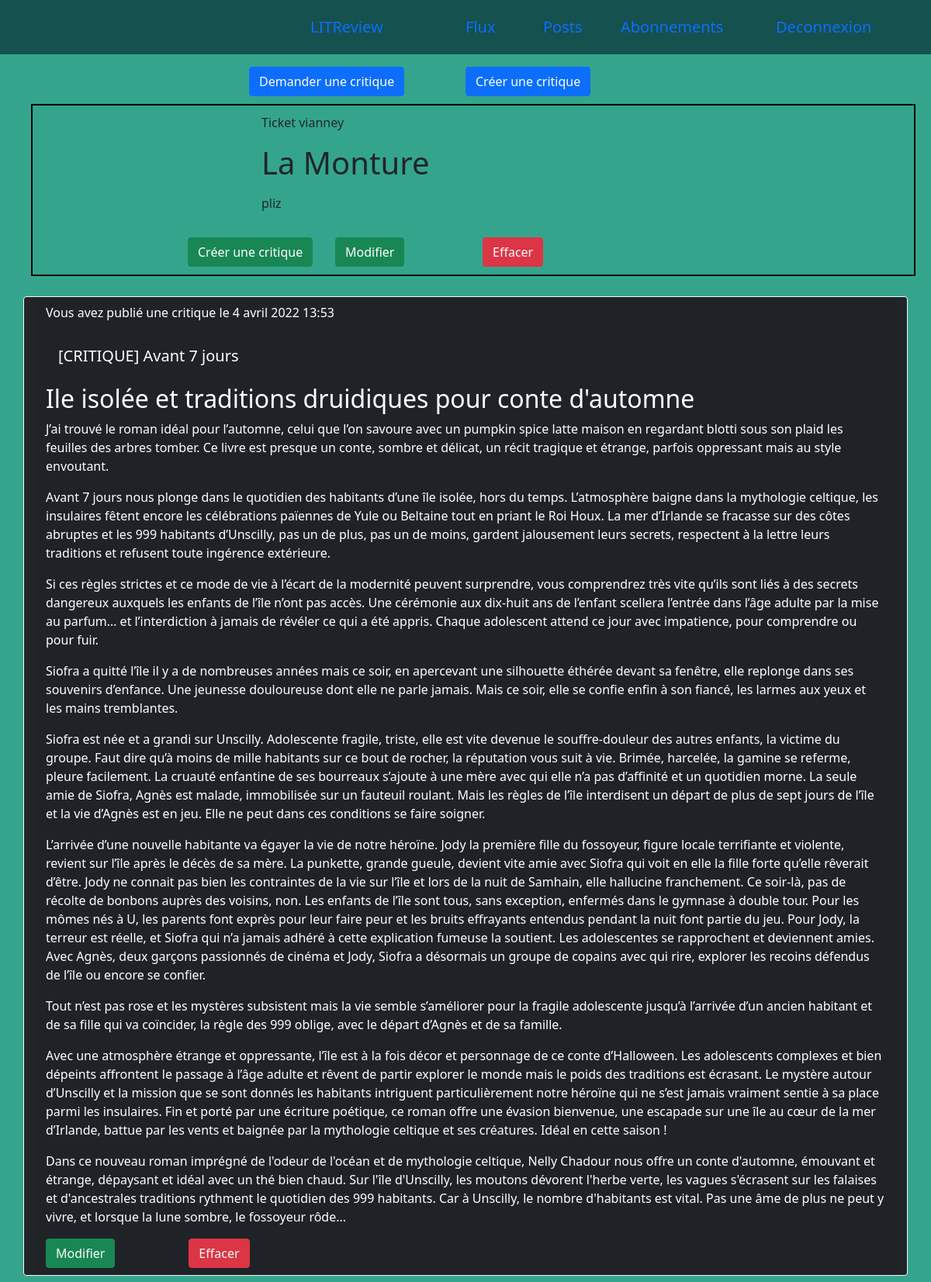
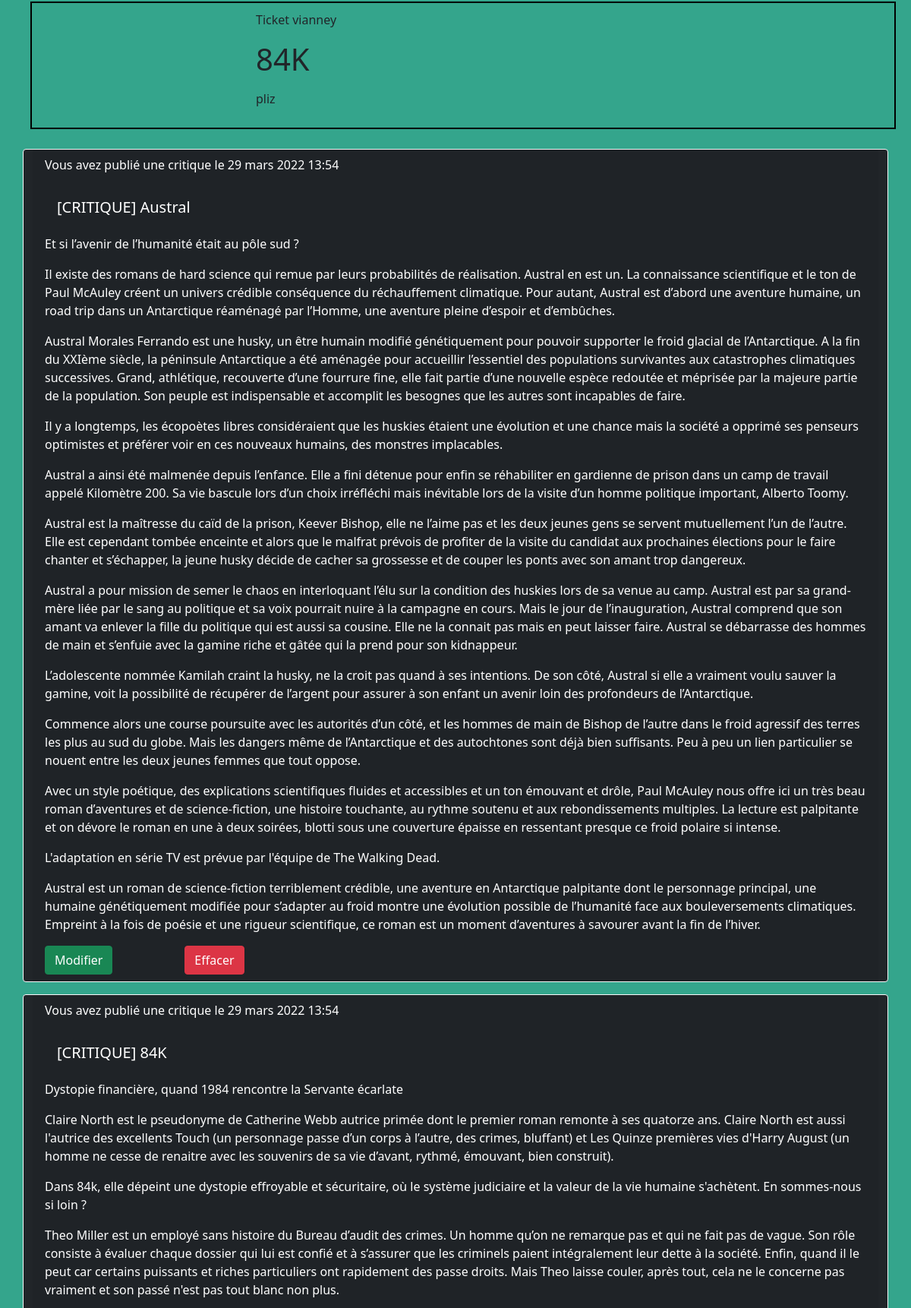
Screenshot of /review/user/1 (signed in, upper part) with the database file from the repository (2 pictures, top to bottom).
### review/models.py (models this page shows)
class Ticket(models.Model):
    title = models.CharField('Titre', max_length=128)
    description = models.TextField(
        'Description',
        blank=True,
        max_length=2048)
    user = models.ForeignKey(
        User,
        related_name='owner',
        on_delete=models.CASCADE,
        verbose_name='Propriétaire ')
    image = models.ImageField(upload_to=rename_file, max_length=255, null=True)
    closed_date = models.DateTimeField(blank=True, null=True)
    time_created = models.DateTimeField(auto_now_add=True)

class Review(models.Model):
    STAR_CHOICES = (
        (0, "0"),
        (1, "1"),
        (2, "2"),
        (3, "3"),
        (4, "4"),
        (5, "5")
    )
    user = models.ForeignKey(User, on_delete=models.CASCADE)
    ticket = models.ForeignKey(to=Ticket, on_delete=models.CASCADE)
    rating = models.PositiveSmallIntegerField(
        choices=STAR_CHOICES,
        validators=[MinValueValidator(0), MaxValueValidator(5)],
        default=1)
    headline = models.CharField(max_length=128)
    body = models.CharField(max_length=8192, blank=True)
    time_created = models.DateTimeField(auto_now_add=True)

### review/views.py (the view)
# urls.py: path('user/<int:pk>', views.view_by_user, name='view-by-user'),
@login_required()
def view_by_user(request, pk):
    html_template = './review/accueil.html'
    reviews = Review.objects.filter(user=pk).order_by('-time_created')
    tickets = Ticket.objects.filter(
        user=pk).order_by('-time_created')
    context = {
        'my_posts': True,
        'posts': aggregation_tickets_reviews(tickets, reviews)
    }
    return render(request, html_template, context)

### review/templatetags/markdown_extras.py (called while the page is built)
@register.filter()
@stringfilter
def markdown(value):
    return md.markdown(value, extensions=['markdown.extensions.fenced_code'])

### review/views.py (called while the page is built)
def aggregation_tickets_reviews(tickets, reviews):
    tickets = tickets.annotate(content_type=Value('TICKET', CharField()))
    reviews = reviews.annotate(content_type=Value('REVIEW', CharField()))
    posts = sorted(
        chain(reviews, tickets),
        key=lambda post: post.time_created,
        reverse=True
    )
    return posts

### review/templates/review/accueil.html (shortened to what this page needs)
{% extends "litreview/base.html" %}
{% block body %}
<div class="row justify-content-md-center">
    <div class="col-md-3">
        <a href="{% url 'review:create-ticket' %}" class="btn btn-primary">Demander une critique</a>
    </div>
    <div class="col-md-3">
        <a href="{% url 'review:create-review' %}" class="btn btn-primary">Créer une critique</a>
    </div>
</div>
{% for post in posts %}
    {% if post.content_type == 'REVIEW' %}
        {% include 'review/part__review.html' with review=post %}
    {% elif post.content_type == 'TICKET' %}
        {% include 'review/part__ticket.html' with ticket=post %}
    {% endif %}
{% endfor %}
{% endblock %}

### review/templates/review/part__ticket.html (shortened to what this page needs)
{% load markdown_extras %}
<div class="justify-content-md-center ticket">
    <div class="row">
        <div class="col-md-3">
        </div>
        <div class="col-md-8">
            <p> Ticket {{ ticket.user }}</p>
            <h1>{{ ticket.title }}</h1>
            <p> {{ ticket.description | markdown | safe }}</p>
        </div>
    </div>
    {% if title_page is None and ticket.closed_date is None %}
        <div class="row justify-content-md-center mt-3">
            <div class="col-md-2">
                <a class="btn btn-success" href="{% url 'review:create-review-by-ticket' ticket.pk %}">Créer une critique</a>
            </div>
            {% if ticket.user == user and my_posts == True %}
                <div class="col-md-2">
                    <a class="btn btn-success" href="{% url 'review:update-ticket' ticket.pk %}">Modifier</a>
                </div>
                {% if ticket.closed_date == None %}
                    <div class="col-md-2">
                        <a
                            class="btn btn-danger"
                            onclick="document.getElementById('delete-{{ post.pk}}').style.display='block'">Effacer
                        </a>
                    </div>
                    <div class="col-md-2">
                    </div>
                {% endif %}
            {% endif %}
        </div>
    {% endif %}
</div>

### review/templates/review/part__review.html (shortened to what this page needs)
{% load markdown_extras %}
<div class="card text-white bg-dark border-light mt-3">
    <div class="card-header">
        <p>
            {% if review.user == user %}
                Vous avez publié une critique
            {% else %}
                {{ review.user }}
            {% endif %}
                le {{ review.time_created }}
        </p>
        <div class="card-body ">
            <h5 class="card-title">
                {{ review.headline }}
            </h5>
        </div>
        <div class="cold-md-10">
            {{ review.body | markdown | safe }}
        </div>
        {% if not my_posts %}
            {% include 'review/part__ticket.html' with ticket=review.ticket %}
        {% elif review.user == user %}
        <div class="row">
            <div class="col-md-2">
                <a class="btn btn-success" href="{% url 'review:update-review' review.pk %}">Modifier</a>
            </div>
            <div class="col-md-2">
                <button
                    class="btn btn-danger"
                    onclick="document.getElementById('delete-review-{{review.pk}}').style.display='block'">Effacer
                </button>
            </div>
            <div class="col-md-2">
            </div>
        </div>
        {% endif %}
    </div>
</div>

### litreview/static/litreview/styles.css (style rules this page uses)
body { background-color: #34A58C; }
.ticket { border: 2px solid black; margin: 10px; padding: 10px; }

### rows the page displays
Ticket: user "vianney", title "La Monture", description "pliz"
Review: shows "Vous avez publié une critique", time_created "4 avril 2022 13:53", headline "[CRITIQUE] Avant 7 jours", body "Ile isolée et traditions druidiques pour conte d'automne J’ai trouvé le roman idéal pour l’automne, celui que l’on savoure avec un pumpkin spice latte maison en regardant blotti sous son plaid les feuilles des arbres tomber. Ce livre est presque un conte, sombre et délicat, un récit tragique et étrange, parfois oppressant mais au style envoutant. Avant 7 jours nous plonge dans le quotidien des habitants d’une île isolée, hors du temps. L’atmosphère baigne dans la mythologie celtique, les insulaires fêtent encore les célébrations païennes de Yule ou Beltaine tout en priant le Roi Houx. La mer d’Irlande se fracasse sur des côtes abruptes et les 999 habitants d’Unscilly, pas un de plus, pas un…"
Ticket: user "vianney", title "84K", description "pliz"
Review: shows "Vous avez publié une critique", time_created "29 mars 2022 13:54", headline "[CRITIQUE] Austral", body "Et si l’avenir de l’humanité était au pôle sud ? Il existe des romans de hard science qui remue par leurs probabilités de réalisation. Austral en est un. La connaissance scientifique et le ton de Paul McAuley créent un univers crédible conséquence du réchauffement climatique. Pour autant, Austral est d’abord une aventure humaine, un road trip dans un Antarctique réaménagé par l’Homme, une aventure pleine d’espoir et d’embûches. Austral Morales Ferrando est une husky, un être humain modifié génétiquement pour pouvoir supporter le froid glacial de l’Antarctique. A la fin du XXIème siècle, la péninsule Antarctique a été aménagée pour accueillir l’essentiel des populations survivantes aux…"
Review: shows "Vous avez publié une critique", time_created "29 mars 2022 13:54", headline "[CRITIQUE] 84K", body "Dystopie financière, quand 1984 rencontre la Servante écarlate Claire North est le pseudonyme de Catherine Webb autrice primée dont le premier roman remonte à ses quatorze ans. Claire North est aussi l'autrice des excellents Touch (un personnage passe d’un corps à l’autre, des crimes, bluffant) et Les Quinze premières vies d'Harry August (un homme ne cesse de renaitre avec les souvenirs de sa vie d’avant, rythmé, émouvant, bien construit). Dans 84k, elle dépeint une dystopie effroyable et sécuritaire, où le système judiciaire et la valeur de la vie humaine s'achètent. En sommes-nous si loin ? Theo Miller est un employé sans histoire du Bureau d’audit des crimes. Un homme qu’on ne remarque…"
